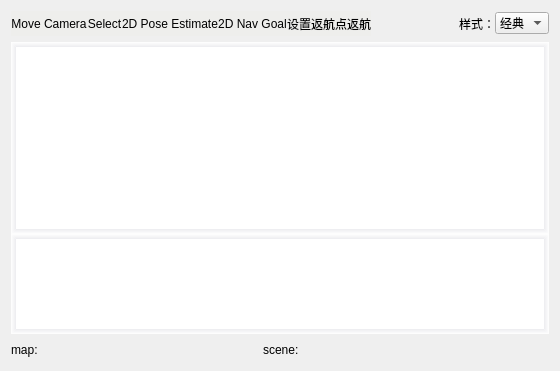
            <widget class="QWidget" name="page_4">
             <layout class="QVBoxLayout" name="verticalLayout_14">
              <item>
               <layout class="QVBoxLayout" name="verticalLayout_13">
                <item>
                 <layout class="QHBoxLayout" name="horizontalLayout_11">
                  <property name="spacing">
                   <number>0</number>
                  </property>
                  <item>
                   <widget class="QPushButton" name="move_camera_btn">
                    <property name="minimumSize">
                     <size>
                      <width>0</width>
                      <height>25</height>
                     </size>
                    </property>
                    <property name="styleSheet">
                     <string notr="true">QPushButton:hover{
background-color:rgb(186, 189, 182);
border-bottom:2px solid rgb(67, 154, 246);
}
QPushButton:checked{
background-color:cyan;
border-bottom:2px solid white 
}
QPushButton:pressed{
background-color:rgb(67, 154, 246)
}
QPushButton{
background-color:rgb(238, 238, 236);
border:none; 
padding:0px 0px 0px 0px;
margin:0px 0px 0px 0px;
}</string>
                    </property>
                    <property name="text">
                     <string>Move Camera</string>
                    </property>
                    <property name="icon">
                     <iconset>
                      <normaloff>:/images/rotate_cam.svg</normaloff>:/images/rotate_cam.svg</iconset>
                    </property>
                   </widget>
                  </item>
                  <item>
                   <widget class="QPushButton" name="set_select_btn">
                    <property name="minimumSize">
                     <size>
                      <width>0</width>
                      <height>25</height>
                     </size>
                    </property>
                    <property name="styleSheet">
                     <string notr="true">QPushButton:hover{
background-color:rgb(186, 189, 182);
border-bottom:2px solid rgb(67, 154, 246);
}
QPushButton:checked{
background-color:cyan;
border-bottom:2px solid white 
}
QPushButton:pressed{
background-color:rgb(67, 154, 246)
}
QPushButton{
background-color:rgb(238, 238, 236);
border:none; 
padding:0px 0px 0px 0px;
margin:0px 0px 0px 0px;
}</string>
                    </property>
                    <property name="text">
                     <string>Select</string>
                    </property>
                    <property name="icon">
                     <iconset>
                      <normaloff>:/images/classes/Select.png</normaloff>:/images/classes/Select.png</iconset>
                    </property>
                   </widget>
                  </item>
                  <item>
                   <widget class="QPushButton" name="set_pos_btn">
                    <property name="minimumSize">
                     <size>
                      <width>0</width>
                      <height>25</height>
                     </size>
                    </property>
                    <property name="maximumSize">
                     <size>
                      <width>16777215</width>
                      <height>16777215</height>
                     </size>
                    </property>
                    <property name="styleSheet">
                     <string notr="true">QPushButton:hover{
background-color:rgb(186, 189, 182);
border-bottom:2px solid rgb(67, 154, 246);
}
QPushButton:checked{
background-color:cyan;
border-bottom:2px solid white 
}
QPushButton:pressed{
background-color:rgb(67, 154, 246)
}
QPushButton{
background-color:rgb(238, 238, 236);
border:none; 
padding:0px 0px 0px 0px;
margin:0px 0px 0px 0px;
}</string>
                    </property>
                    <property name="text">
                     <string>2D Pose Estimate</string>
                    </property>
                    <property name="icon">
                     <iconset>
                      <normaloff>:/images/classes/SetInitialPose.png</normaloff>:/images/classes/SetInitialPose.png</iconset>
                    </property>
                   </widget>
                  </item>
                  <item>
                   <widget class="QPushButton" name="set_goal_btn">
                    <property name="minimumSize">
                     <size>
                      <width>0</width>
                      <height>25</height>
                     </size>
                    </property>
                    <property name="styleSheet">
                     <string notr="true">QPushButton:hover{
background-color:rgb(186, 189, 182);
border-bottom:2px solid rgb(67, 154, 246);
}
QPushButton:checked{
background-color:cyan;
border-bottom:2px solid white 
}
QPushButton:pressed{
background-color:rgb(67, 154, 246)
}
QPushButton{
background-color:rgb(238, 238, 236);
border:none; 
padding:0px 0px 0px 0px;
margin:0px 0px 0px 0px;
}</string>
                    </property>
                    <property name="text">
                     <string>2D Nav Goal</string>
                    </property>
                    <property name="icon">
                     <iconset>
                      <normaloff>:/images/classes/SetGoal.png</normaloff>:/images/classes/SetGoal.png</iconset>
                    </property>
                   </widget>
                  </item>
                  <item>
                   <widget class="QPushButton" name="set_return_btn">
                    <property name="maximumSize">
                     <size>
                      <width>16777215</width>
                      <height>25</height>
                     </size>
                    </property>
                    <property name="styleSheet">
                     <string notr="true">QPushButton:hover{
background-color:rgb(186, 189, 182);
border-bottom:2px solid rgb(67, 154, 246);
}
QPushButton:checked{
background-color:cyan;
border-bottom:2px solid white 
}
QPushButton:pressed{
background-color:rgb(67, 154, 246)
}
QPushButton{
background-color:rgb(238, 238, 236);
border:none; 
padding:0px 0px 0px 0px;
margin:0px 0px 0px 0px;
}</string>
                    </property>
                    <property name="text">
                     <string>设置返航点</string>
                    </property>
                    <property name="icon">
                     <iconset>
                      <normaloff>:/images/set_return.png</normaloff>:/images/set_return.png</iconset>
                    </property>
                   </widget>
                  </item>
                  <item>
                   <widget class="QPushButton" name="return_btn">
                    <property name="maximumSize">
                     <size>
                      <width>16777215</width>
                      <height>25</height>
                     </size>
                    </property>
                    <property name="styleSheet">
                     <string notr="true">QPushButton:hover{
background-color:rgb(186, 189, 182);
border-bottom:2px solid rgb(67, 154, 246);
}
QPushButton:checked{
background-color:cyan;
border-bottom:2px solid white 
}
QPushButton:pressed{
background-color:rgb(67, 154, 246)
}
QPushButton{
background-color:rgb(238, 238, 236);
border:none; 
padding:0px 0px 0px 0px;
margin:0px 0px 0px 0px;
}</string>
                    </property>
                    <property name="text">
                     <string>返航</string>
                    </property>
                    <property name="icon">
                     <iconset>
                      <normaloff>:/images/return.png</normaloff>:/images/return.png</iconset>
                    </property>
                   </widget>
                  </item>
                  <item>
                   <spacer name="horizontalSpacer_2">
                    <property name="orientation">
                     <enum>Qt::Horizontal</enum>
                    </property>
                    <property name="sizeHint" stdset="0">
                     <size>
                      <width>40</width>
                      <height>20</height>
                     </size>
                    </property>
                   </spacer>
                  </item>
                  <item>
                   <widget class="QLabel" name="label_2">
                    <property name="text">
                     <string>样式：</string>
                    </property>
                   </widget>
                  </item>
                  <item>
                   <widget class="QComboBox" name="comboBox_mapType">
                    <property name="styleSheet">
                     <string notr="true">background-color:none</string>
                    </property>
                    <item>
                     <property name="text">
                      <string>经典</string>
                     </property>
                    </item>
                    <item>
                     <property name="text">
                      <string>rviz</string>
                     </property>
                    </item>
                   </widget>
                  </item>
                 </layout>
                </item>
                <item>
                 <layout class="QVBoxLayout" name="verticalLayout_build_map">
                  <property name="spacing">
                   <number>0</number>
                  </property>
                  <item>
                   <widget class="QGraphicsView" name="mapViz">
                    <property name="layoutDirection">
                     <enum>Qt::LeftToRight</enum>
                    </property>
                    <property name="styleSheet">
                     <string notr="true">QGraphicsView{
border-top: 5px solid qlineargradient(y0:0, y1:1,stop: 0 #ececef, stop: 1 white);
border-left: 5px solid qlineargradient(x0:0, x1:1,stop: 0 #ececef, stop: 1 white);
 border-bottom: 5px solid qlineargradient(y0:0, y1:1,stop: 0 white, stop: 1  #ececef);
border-right: 5px solid qlineargradient(x0:0, x1:1,stop:  0 white, stop: 1 #ececef);
background-color: rgb(255,255,255);
}
</string>
                    </property>
                    <property name="verticalScrollBarPolicy">
                     <enum>Qt::ScrollBarAlwaysOff</enum>
                    </property>
                    <property name="horizontalScrollBarPolicy">
                     <enum>Qt::ScrollBarAlwaysOff</enum>
                    </property>
                   </widget>
                  </item>
                  <item>
                   <widget class="QWidget" name="widget_rviz" native="true">
                    <property name="minimumSize">
                     <size>
                      <width>0</width>
                      <height>100</height>
                     </size>
                    </property>
                    <property name="styleSheet">
                     <string notr="true">QWidget{
border-top: 5px solid qlineargradient(y0:0, y1:1,stop: 0 #ececef, stop: 1 white);
border-left: 5px solid qlineargradient(x0:0, x1:1,stop: 0 #ececef, stop: 1 white);
 border-bottom: 5px solid qlineargradient(y0:0, y1:1,stop: 0 white, stop: 1  #ececef);
border-right: 5px solid qlineargradient(x0:0, x1:1,stop:  0 white, stop: 1 #ececef);
background-color: rgb(255,255,255);
}
</string>
                    </property>
                    <layout class="QVBoxLayout" name="verticalLayout_16">
                     <item>
                      <layout class="QVBoxLayout" name="verticalLayout_rviz"/>
                     </item>
                    </layout>
                   </widget>
                  </item>
                 </layout>
                </item>
                <item>
                 <layout class="QHBoxLayout" name="horizontalLayout_12">
                  <item>
                   <widget class="QLabel" name="label">
                    <property name="minimumSize">
                     <size>
                      <width>40</width>
                      <height>20</height>
                     </size>
                    </property>
                    <property name="maximumSize">
                     <size>
                      <width>40</width>
                      <height>20</height>
                     </size>
                    </property>
                    <property name="text">
                     <string>map:</string>
                    </property>
                   </widget>
                  </item>
                  <item>
                   <widget class="QLabel" name="label_pos_map">
                    <property name="minimumSize">
                     <size>
                      <width>200</width>
                      <height>20</height>
                     </size>
                    </property>
                    <property name="maximumSize">
                     <size>
                      <width>200</width>
                      <height>20</height>
                     </size>
                    </property>
                    <property name="styleSheet">
                     <string notr="true"/>
                    </property>
                    <property name="text">
                     <string/>
                    </property>
                   </widget>
                  </item>
                  <item>
                   <widget class="QLabel" name="label_5">
                    <property name="minimumSize">
                     <size>
                      <width>40</width>
                      <height>20</height>
                     </size>
                    </property>
                    <property name="maximumSize">
                     <size>
                      <width>40</width>
                      <height>20</height>
                     </size>
                    </property>
                    <property name="text">
                     <string>scene:</string>
                    </property>
                   </widget>
                  </item>
                  <item>
                   <widget class="QLabel" name="label_pos_scene">
                    <property name="minimumSize">
                     <size>
                      <width>200</width>
                      <height>20</height>
                     </size>
                    </property>
                    <property name="maximumSize">
                     <size>
                      <width>200</width>
                      <height>20</height>
                     </size>
                    </property>
                    <property name="text">
                     <string/>
                    </property>
                   </widget>
                  </item>
                  <item>
                   <spacer name="horizontalSpacer_3">
                    <property name="orientation">
                     <enum>Qt::Horizontal</enum>
                    </property>
                    <property name="sizeHint" stdset="0">
                     <size>
                      <width>40</width>
                      <height>20</height>
                     </size>
                    </property>
                   </spacer>
                  </item>
                 </layout>
                </item>
               </layout>
              </item>
             </layout>
            </widget>
